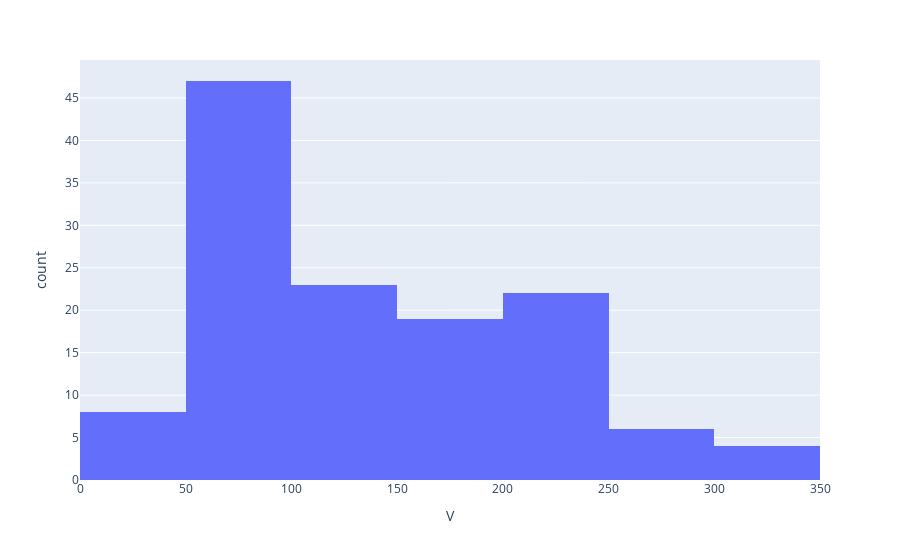

Notebook code for this chart:
### Code cell
fig = px.histogram(data, x="V")
fig.show()

### Figure 1 — Plotly figure (JSON) as saved in the notebook; plotly's stock layout.template omitted (floating-point values rounded to 4 significant figures; data arrays with more than 128 entries replaced by an {"elided": "..."} marker saying what was removed)
{"data": [{"alignmentgroup": "True", "bingroup": "x", "hovertemplate": "V=%{x}<br>count=%{y}<extra></extra>", "legendgroup": "", "marker": {"color": "#636efa", "pattern": {"shape": ""}}, "name": "", "offsetgroup": "", "orientation": "v", "showlegend": false, "type": "histogram", "x": {"elided": "129 float values"}, "xaxis": "x", "yaxis": "y"}], "layout": {"barmode": "relative", "legend": {"tracegroupgap": 0}, "margin": {"t": 60}, "xaxis": {"anchor": "y", "domain": [0, 1], "title": {"text": "V"}}, "yaxis": {"anchor": "x", "domain": [0, 1], "title": {"text": "count"}}}}
